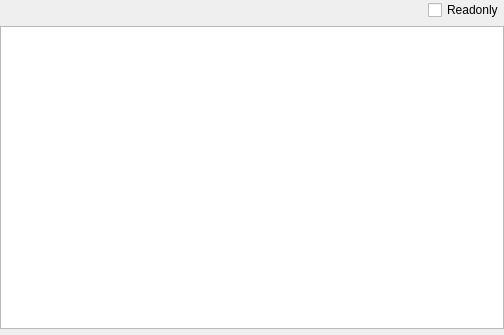
<?xml version="1.0" encoding="UTF-8"?>
<ui version="4.0">
 <class>MACHSectionHeaderWidget</class>
 <widget class="QWidget" name="MACHSectionHeaderWidget">
  <property name="geometry">
   <rect>
    <x>0</x>
    <y>0</y>
    <width>504</width>
    <height>335</height>
   </rect>
  </property>
  <property name="windowTitle">
   <string notr="true">Form</string>
  </property>
  <layout class="QVBoxLayout" name="verticalLayout">
   <property name="leftMargin">
    <number>0</number>
   </property>
   <property name="topMargin">
    <number>0</number>
   </property>
   <property name="rightMargin">
    <number>0</number>
   </property>
   <property name="bottomMargin">
    <number>0</number>
   </property>
   <item>
    <layout class="QHBoxLayout" name="horizontalLayout">
     <property name="sizeConstraint">
      <enum>QLayout::SetDefaultConstraint</enum>
     </property>
     <item>
      <spacer name="horizontalSpacer">
       <property name="orientation">
        <enum>Qt::Horizontal</enum>
       </property>
       <property name="sizeHint" stdset="0">
        <size>
         <width>40</width>
         <height>20</height>
        </size>
       </property>
      </spacer>
     </item>
     <item>
      <widget class="QCheckBox" name="checkBoxReadonly">
       <property name="text">
        <string>Readonly</string>
       </property>
      </widget>
     </item>
    </layout>
   </item>
   <item>
    <widget class="QTableWidget" name="tableWidget_Section">
     <property name="contextMenuPolicy">
      <enum>Qt::CustomContextMenu</enum>
     </property>
     <property name="editTriggers">
      <set>QAbstractItemView::NoEditTriggers</set>
     </property>
     <property name="selectionMode">
      <enum>QAbstractItemView::SingleSelection</enum>
     </property>
     <property name="selectionBehavior">
      <enum>QAbstractItemView::SelectRows</enum>
     </property>
     <attribute name="horizontalHeaderVisible">
      <bool>false</bool>
     </attribute>
     <attribute name="verticalHeaderVisible">
      <bool>false</bool>
     </attribute>
     <attribute name="verticalHeaderDefaultSectionSize">
      <number>21</number>
     </attribute>
    </widget>
   </item>
   <item>
    <widget class="ToolsWidget" name="widgetHex_Section" native="true">
     <property name="maximumSize">
      <size>
       <width>16777215</width>
       <height>200</height>
      </size>
     </property>
    </widget>
   </item>
  </layout>
 </widget>
 <customwidgets>
  <customwidget>
   <class>ToolsWidget</class>
   <extends>QWidget</extends>
   <header>toolswidget.h</header>
   <container>1</container>
  </customwidget>
 </customwidgets>
 <resources/>
 <connections/>
</ui>
